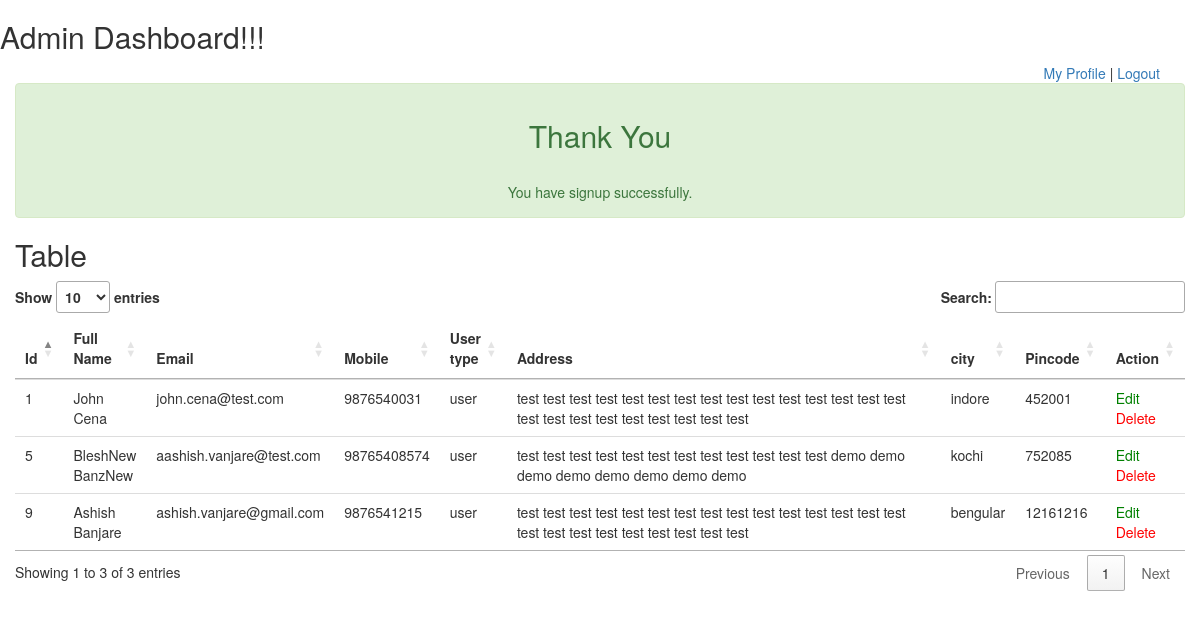
The page /login_panel/dashboard.php (signed in) on the database its author committed.
### tables this page shows
CREATE TABLE `users` (
  `user_id` int(11) NOT NULL,
  `user_fname` varchar(255) NOT NULL DEFAULT '',
  `user_lname` varchar(255) NOT NULL DEFAULT '',
  `user_email` varchar(255) NOT NULL DEFAULT '',
  `user_mobile` bigint(11) NOT NULL,
  `user_password` varchar(255) NOT NULL DEFAULT '',
  `user_role` varchar(255) NOT NULL DEFAULT '',
  `city` varchar(255) NOT NULL DEFAULT '',
  `address` text NOT NULL DEFAULT '',
  `pincode` int(11) NOT NULL DEFAULT 0,
  `user_status` tinyint(4) NOT NULL DEFAULT 1,
  `created_at` datetime NOT NULL,
  `updated_at` datetime NOT NULL
);

### login_panel/sql.php (called while the page is built, shortened)
<?php
function dashboard($conn)
{
	$data = [];
	$stmt = $conn->query('SELECT * FROM users where user_role != "admin" ');
	while($row = $stmt->fetch(PDO::FETCH_OBJ)){
		$data[] = $row;
	}
	return $data;
}
?>

### login_panel/dashboard.php (the view, shortened to what this page needs)
<?php
include('sql.php');
$base_url = "http://localhost/practice_php/login_panel/";
foreach ($included_files = get_included_files() as $filename) {
    $expArr = explode('/', $filename);
    foreach ($expArr as $value) {
    	if($value == 'sql.php'){
			$conn = dbconn();
    	}
    }
}
?>
<!DOCTYPE html>
<html>
	<head>
		<link rel="stylesheet" href="https://maxcdn.bootstrapcdn.com/bootstrap/3.3.7/css/bootstrap.min.css">
		<link rel="stylesheet" href="//cdn.datatables.net/1.10.16/css/jquery.dataTables.min.css">
	</head>
<body>
	<h2>Admin Dashboard!!!</h2>
	<div class="row">
		<div style="float: right; padding-right: 55px">
			<a href='<?= $base_url;?>myprofile.php'>My Profile</a> | <a href="<?= $base_url; ?>logout.php">Logout</a>
		</div>
	</div>
	<div class="col-md-12">
	 	<?php
	  		if(isset($_SESSION['message'])){
	  			echo $_SESSION['message'];
	  		}
	  	?>
	   <h2>Table</h2>
		  <table id="search_tab" class="table">
		    <thead>
		      <tr>
		        <th>Id</th>
		        <th>Full Name</th>
		        <th>Email</th>
		        <th>Mobile</th>
		        <th>User type</th>
		        <th width="500px">Address</th>
		        <th>city</th>
		        <th>Pincode</th>
				<th>Action</th>
		      </tr>
		    </thead>
		    <tbody>
			<?php
				$users = dashboard($conn);
				foreach($users as $user){
					?>
						<tr>
							<td><?= $user->user_id; ?></td>
							<td><?= $user->user_fname.' '.$user->user_lname; ?></td>
							<td><?= $user->user_email; ?></td>
							<td><?= $user->user_mobile; ?></td>
							<td><?= $user->user_role; ?></td>
							<td><?= $user->address; ?></td>
							<td><?= $user->city; ?></td>
							<td><?= $user->pincode; ?></td>
							<td>
								<a style="color: green" href="<?= $base_url;?>edit.php?action=edit&id=<?php echo $user->user_id; ?>">Edit</a>
								<a style="color: red" href="<?= $base_url;?>dashboard.php?action=delete&id=<?php echo $user->user_id; ?>">Delete</a>
							</td>
						</tr>
					<?php
				}
			?>
		    </tbody>
		  </table>
	</div>
</body>
</html>

### rows shown on the page
users: user_id "1", user_fname "John", user_lname "Cena", user_email "john.cena@test.com", user_mobile "9876540031", user_role "user", address "test test test test test test test test test test test test test test test test test test test test test test test test", city "indore", pincode "452001"
users: user_id "5", user_fname "BleshNew", user_lname "BanzNew", user_email "aashish.vanjare@test.com", user_mobile "98765408574", user_role "user", address "test test test test test test test test test test test test demo demo demo demo demo demo demo demo", city "kochi", pincode "752085"
users: user_id "9", user_fname "Ashish", user_lname "Banjare", user_email "ashish.vanjare@gmail.com", user_mobile "9876541215", user_role "user", address "test test test test test test test test test test test test test test test test test test test test test test test test", city "bengular", pincode "12161216"

### other values the page prints
$_SESSION['message'] "Thank You You have signup successfully."
form field value "10"
